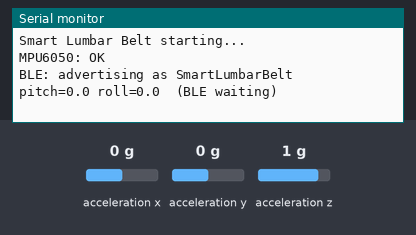
Bench run of a sketch on a simulated ESP32. Shown: the last lines printed to the serial monitor. Wiring (inferred from the names in the program): MPU-6050 motion sensor at I2C address 0x68. The test bench sets the inputs (shaded band); at power-on: acceleration x 0 g, acceleration y 0 g, acceleration z 1 g. Nothing arrives over Bluetooth unless stated; a phone connects over Bluetooth LE 3 s after start.

Above: at 1.7 s.
1.8 s: acceleration x set to -1.4 g
At 4.7 s:
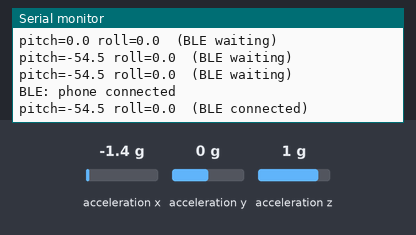
5.5 s: acceleration y set to -1.4 g
At 6.8 s:
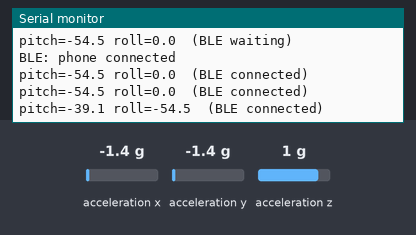
7.0 s: acceleration z set to -1.4 g
At 7.8 s:
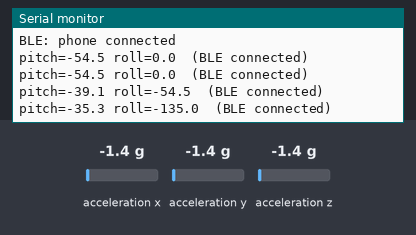
Timing chart, 0 to 10.0 s (numbered marks = the images above; inputs shaded):
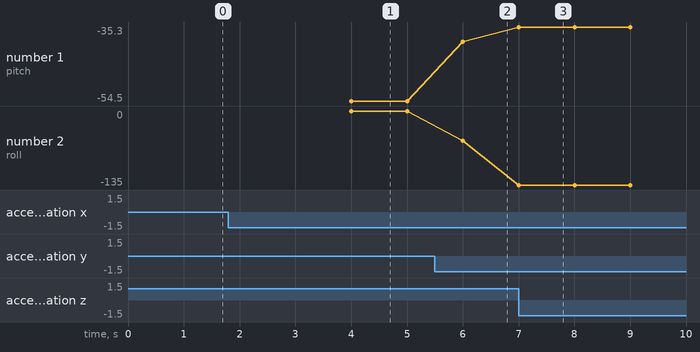

Measured:
- after the input at 1.8 s, the serial monitor: prints a new line after 0.20 s (image 1)
- after the input at 5.5 s, the serial monitor: prints a new line after 0.50 s (image 2)
- after the input at 7.0 s, the serial monitor: prints a new line at once (image 3)
- plotted number 1: -54.5 → -39.1 after the input at 5.5 s, -39.1 → -35.3 after the input at 7.0 s
- plotted number 2: -54.5 → -135 after the input at 7.0 s

The sketch:

smart_lumbar_belt.ino
```cpp
// Smart Lumbar Belt firmware — ESP32 DevKit + MPU6050
// Wiring: VCC->3V3, GND->GND, SDA->GPIO21, SCL->GPIO22
//
// The BLE name and UUIDs below MUST match DEVICE_NAME / SERVICE_UUID /
// CHARACTERISTIC_UUID in App.js.
//
// Every second the tilt (pitch, roll in degrees) is sent as a text
// notification like "12.3,-4.5" and printed to Serial (115200 baud).

#include <Wire.h>
#include <BLEDevice.h>
#include <BLEServer.h>
#include <BLEUtils.h>

#define DEVICE_NAME          "SmartLumbarBelt"
#define SERVICE_UUID         "d5e630c8-e528-468a-a3ec-9386004b4327"
#define CHARACTERISTIC_UUID  "002cf995-2911-4bc5-9143-3991ef0d6cf6"

#define SDA_PIN 21
#define SCL_PIN 22
#define MPU_ADDR 0x68
#define SEND_INTERVAL_MS 1000

BLEServer *pServer = nullptr;
BLECharacteristic *pCharacteristic = nullptr;
bool deviceConnected = false;
bool mpuReady = false;
unsigned long lastSend = 0;

class ServerCallbacks : public BLEServerCallbacks {
  void onConnect(BLEServer *server) override {
    deviceConnected = true;
    Serial.println("BLE: phone connected");
  }
  void onDisconnect(BLEServer *server) override {
    deviceConnected = false;
    Serial.println("BLE: phone disconnected, advertising again");
    BLEDevice::startAdvertising();
  }
};

bool initMPU() {
  Wire.beginTransmission(MPU_ADDR);
  Wire.write(0x6B);  // PWR_MGMT_1
  Wire.write(0x00);  // wake up
  return Wire.endTransmission() == 0;
}

// Returns false if the sensor does not answer (wiring problem).
bool readTilt(float &pitch, float &roll) {
  Wire.beginTransmission(MPU_ADDR);
  Wire.write(0x3B);  // ACCEL_XOUT_H
  if (Wire.endTransmission(false) != 0) return false;
  if (Wire.requestFrom((uint8_t)MPU_ADDR, (uint8_t)6) != 6) return false;

  int16_t rawX = (Wire.read() << 8) | Wire.read();
  int16_t rawY = (Wire.read() << 8) | Wire.read();
  int16_t rawZ = (Wire.read() << 8) | Wire.read();

  float ax = rawX / 16384.0;  // +-2g range
  float ay = rawY / 16384.0;
  float az = rawZ / 16384.0;

  pitch = atan2(ax, sqrt(ay * ay + az * az)) * 180.0 / PI;
  roll = atan2(ay, az) * 180.0 / PI;
  return true;
}

void setup() {
  Serial.begin(115200);
  delay(500);
  Serial.println("Smart Lumbar Belt starting...");

  Wire.begin(SDA_PIN, SCL_PIN);
  mpuReady = initMPU();
  Serial.println(mpuReady ? "MPU6050: OK" : "MPU6050: NOT FOUND (check SDA/SCL/VCC/GND wiring)");

  BLEDevice::init(DEVICE_NAME);
  pServer = BLEDevice::createServer();
  pServer->setCallbacks(new ServerCallbacks());

  BLEService *service = pServer->createService(SERVICE_UUID);
  pCharacteristic = service->createCharacteristic(
    CHARACTERISTIC_UUID,
    BLECharacteristic::PROPERTY_READ | BLECharacteristic::PROPERTY_NOTIFY);
  pCharacteristic->setValue("0.0,0.0");
  service->start();

  BLEAdvertising *advertising = BLEDevice::getAdvertising();
  advertising->addServiceUUID(SERVICE_UUID);
  advertising->setScanResponse(true);  // 128-bit UUID + long name don't fit in one packet
  BLEDevice::startAdvertising();
  Serial.println("BLE: advertising as " DEVICE_NAME);
}

void loop() {
  if (millis() - lastSend < SEND_INTERVAL_MS) return;
  lastSend = millis();

  if (!mpuReady) mpuReady = initMPU();  // keep retrying so a late-plugged sensor works

  float pitch, roll;
  if (!mpuReady || !readTilt(pitch, roll)) {
    mpuReady = false;
    Serial.println("MPU6050 read failed - check wiring");
    return;
  }

  char payload[24];
  snprintf(payload, sizeof(payload), "%.1f,%.1f", pitch, roll);
  Serial.printf("pitch=%.1f roll=%.1f  (BLE %s)\n", pitch, roll, deviceConnected ? "connected" : "waiting");

  pCharacteristic->setValue(payload);
  if (deviceConnected) pCharacteristic->notify();
}
```
